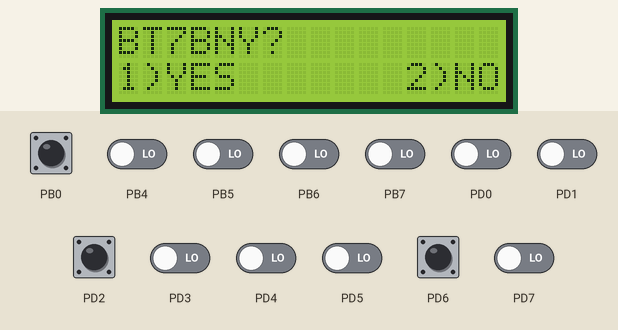
The program below on a simulated ATmega32, built with avr-gcc and emulated at 16 MHz. On the bench: 16×2 character LCD. Wiring (inferred from the names in the program): character LCD (HD44780): RS PB1; R/W PB2; E PB3; data PA4, PA5, PA6, PA7. The test bench sets the inputs (shaded band); at power-on: PB0, PB4–7, PD0–7 LOW.

Above: at 1.2 s.
1.3 s: PB0 pulled HIGH for 0.15 s
At 1.56 s:
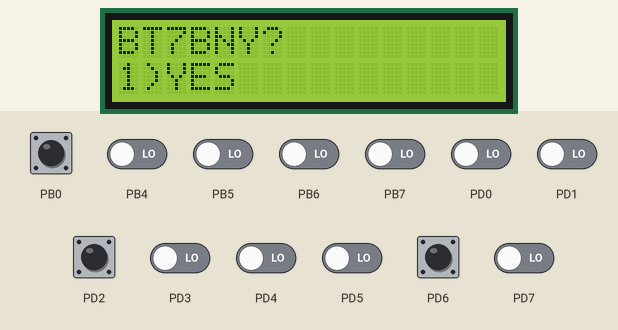
3.1 s: PD2 pulled HIGH for 0.15 s
At 3.7 s:
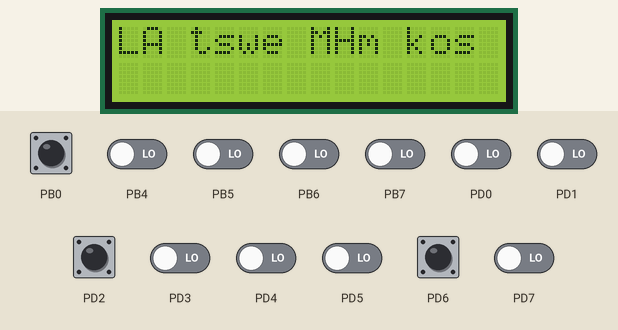
3.8 s: PD6 pulled HIGH for 0.15 s
At 4.4 s:
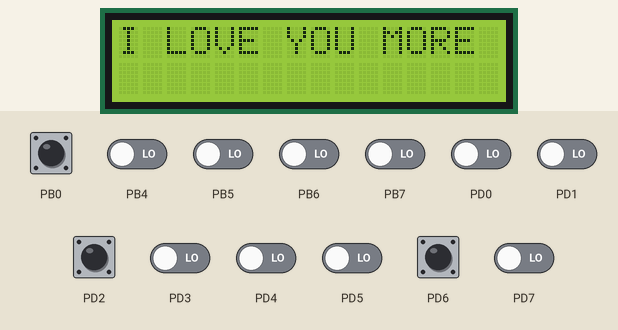
4.5 s: PB0 pulled HIGH for 1 s
At 6.3 s:
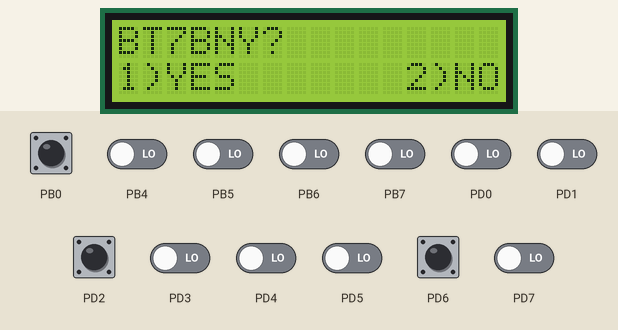
7.2 s: PD6 pulled HIGH for 1 s
At 8.6 s:
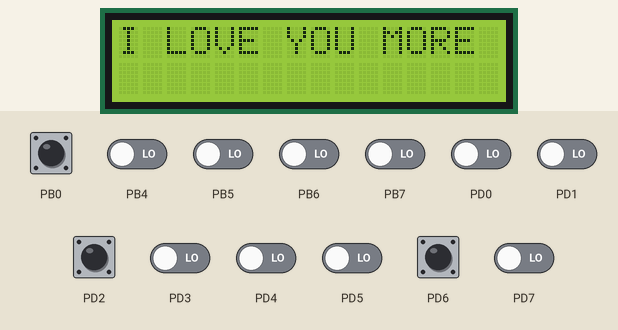
8.8 s: PD2 pulled HIGH for 1 s
At 11.1 s:
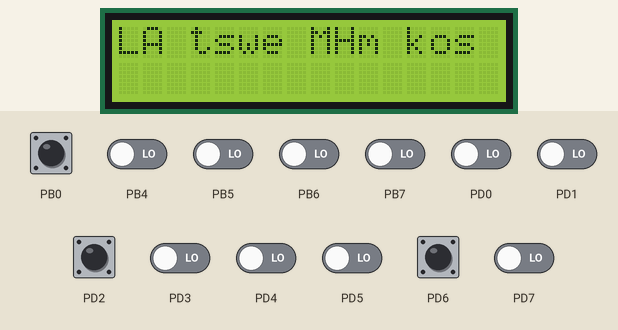
Timing chart, 0 to 11.4 s (numbered marks = the images above; inputs shaded):
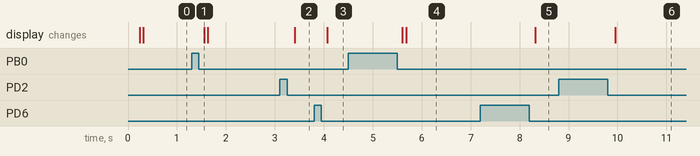

Measured:
- after the input at 1.3 s, the display: changes after 0.25 s (image 1)
- after the input at 3.1 s, the display: changes after 0.31 s (image 2)
- after the input at 3.8 s, the display: changes after 0.27 s (image 3)
- after the input at 4.5 s, the display: first changes after 1.1 s (image 4 shows a later state)
- after the input at 7.2 s, the display: changes after 1.1 s (image 5)
- after the input at 8.8 s, the display: changes after 1.2 s (image 6)

The program:

main.c
```c
/*
 * main.c
 *
 *  Created on: Oct 26, 2021
 *      Author: ALKODS
 */
#include "button.h"
#include "LCD.h"
void main (void)
{
	LCD_Init();
	Button_Init();
	LCD_WriteString("BT7BNY?");
	LCD_GoTo(1,0);
	LCD_WriteString("1)YES       2)NO");
	while(1)
	{
		if(Button_GetValue(BUTTON_2)==1)
		{
			LCD_Clear();
			LCD_WriteString("LA tswe MHm kos omak");
			//LCD_GoTo(1,0);
			//LCD_WriteString("dl3na");
		}
		if (Button_GetValue(BUTTON_1)==1)
		{
			LCD_Clear();
			//LCD_GoTo(1,0);
			LCD_WriteString("I LOVE YOU MORE");
		}
		if (Button_GetValue(BUTTON_0)==1)
		{
			LCD_Clear();
			LCD_WriteString("BT7BNY?");
			LCD_GoTo(1,0);
			LCD_WriteString("1)YES       2)NO");
		}

	}
}
```

LCD_Cfg.h
```c
/*
 * LCD_Cfg.h
 *
 *  Created on: Oct 26, 2021
 *      Author: ALKODS
 */

#ifndef LCD_CFG_H_
#define LCD_CFG_H_

#include  "DIO.h"

#define LCD_MODE	4        // leee 8 bit walh 4 bit

#define LCD_8BIT_CMD_PORT    	DIO_PORTD  // kadh kadh m4 h4t5l 8bit
#define LCD_8BIT_DATA_PORT		DIO_PORTC

#define LCD_4BIT_CMD_PORT    	DIO_PORTB
#define LCD_4BIT_DATA_PORT		DIO_PORTA

#define LCD_RS_PIN				DIO_PIN1
#define LCD_RW_PIN				DIO_PIN2
#define LCD_E_PIN				DIO_PIN3

#define D0_PIN					DIO_PIN0
#define D1_PIN					DIO_PIN1
#define D2_PIN					DIO_PIN2
#define D3_PIN					DIO_PIN3
#define D4_PIN					DIO_PIN4
#define D5_PIN					DIO_PIN5
#define D6_PIN					DIO_PIN6
#define D7_PIN					DIO_PIN7


#endif /* LCD_CFG_H_ */
```

LCD.c
```c
/*
 * LCD.c
 *
 *  Created on: Oct 26, 2021
 *      Author: ALKODS
 */

#include "LCD.h"
#include "MATHMATICS.h"

void LCD_Init(void)
{
#if LCD_MODE  ==  8 //init the pins dir in 8bit mode

	DIO_SetPinDir(LCD_8BIT_CMD_PORT,LCD_RS_PIN, DIO_PIN_OUTPUT );
	DIO_SetPinDir(LCD_8BIT_CMD_PORT,LCD_RW_PIN, DIO_PIN_OUTPUT );
	DIO_SetPinDir(LCD_8BIT_CMD_PORT,LCD_E_PIN, DIO_PIN_OUTPUT );
	DIO_SetPortDir(LCD_8BIT_DATA_PORT,DIO_PORT_OUTPUT);

	_delay_ms(100);
// send commands to lcd for init as 8 bit mode
	LCD_WriteCommand(0x38);  // sad3et kadh fun write 0x38
	LCD_WriteCommand(0x0c);     //kadh close cursor
	LCD_WriteCommand(0x01);    //kadh clear lcd
	LCD_WriteCommand(0x06);   // kadh cursor right or inc
	LCD_WriteCommand(0x02);  // kadh 3malth return to home
#elif LCD_MODE == 4 //init the pins dir in 4bit mode

	DIO_SetPinDir(LCD_4BIT_CMD_PORT,LCD_RS_PIN, DIO_PIN_OUTPUT );
	DIO_SetPinDir(LCD_4BIT_CMD_PORT,LCD_RW_PIN, DIO_PIN_OUTPUT );
	DIO_SetPinDir(LCD_4BIT_CMD_PORT,LCD_E_PIN, DIO_PIN_OUTPUT );

	DIO_SetPinDir(LCD_4BIT_DATA_PORT, D4_PIN, DIO_PIN_OUTPUT);
	DIO_SetPinDir(LCD_4BIT_DATA_PORT, D5_PIN, DIO_PIN_OUTPUT);
	DIO_SetPinDir(LCD_4BIT_DATA_PORT, D6_PIN, DIO_PIN_OUTPUT);
	DIO_SetPinDir(LCD_4BIT_DATA_PORT, D7_PIN, DIO_PIN_OUTPUT);

	_delay_ms(100);
	// send commands to lcd for init as 4 bit mode
	LCD_WriteCommand(0x33);
	LCD_WriteCommand(0x32);
	LCD_WriteCommand(0x28);

	LCD_WriteCommand(0x0c);     //kadh close cursor
	LCD_WriteCommand(0x01);    //kadh clear lcd
	LCD_WriteCommand(0x06);   // kadh cursor right or inc
	LCD_WriteCommand(0x02);  // kadh 3malth return to home
#endif
}

void LCD_WriteCommand(uint8 cmd)  // rs cmd reg walh data reg
{
 DIO_SetPinVal(LCD_4BIT_CMD_PORT,LCD_RS_PIN,DIO_PIN_LOW );
 DIO_SetPinVal(LCD_4BIT_CMD_PORT,LCD_RW_PIN,DIO_PIN_LOW );
 DIO_SetPinVal(LCD_4BIT_CMD_PORT,LCD_E_PIN,DIO_PIN_LOW );

 PORTA = (cmd & 0xf0)|(PORTA & 0x0f);

 DIO_SetPinVal(LCD_4BIT_CMD_PORT,LCD_E_PIN,DIO_PIN_HIGH);
 _delay_ms(1); // bta3 latch
 DIO_SetPinVal(LCD_4BIT_CMD_PORT,LCD_E_PIN,DIO_PIN_LOW );

 PORTA = (cmd << 4)|(PORTA & 0x0f);

 DIO_SetPinVal(LCD_4BIT_CMD_PORT,LCD_E_PIN,DIO_PIN_HIGH);
  _delay_ms(1); // bta3 latch
  DIO_SetPinVal(LCD_4BIT_CMD_PORT,LCD_E_PIN,DIO_PIN_LOW );

  _delay_ms(5);
}
void LCD_WriteChar(uint8 chr)
{
	 DIO_SetPinVal(LCD_4BIT_CMD_PORT,LCD_RS_PIN,DIO_PIN_HIGH ); // Rs High bass kadh htktb 3lah data reg
	 DIO_SetPinVal(LCD_4BIT_CMD_PORT,LCD_RW_PIN,DIO_PIN_LOW );
	 DIO_SetPinVal(LCD_4BIT_CMD_PORT,LCD_E_PIN,DIO_PIN_LOW );

	 PORTA = (chr & 0xf0)|(PORTA & 0x0f);

	 DIO_SetPinVal(LCD_4BIT_CMD_PORT,LCD_E_PIN,DIO_PIN_HIGH);
	 _delay_ms(1); // bta3 latch
	 DIO_SetPinVal(LCD_4BIT_CMD_PORT,LCD_E_PIN,DIO_PIN_LOW );

	 PORTA = (chr << 4)|(PORTA & 0x0f);

	 DIO_SetPinVal(LCD_4BIT_CMD_PORT,LCD_E_PIN,DIO_PIN_HIGH);
	  _delay_ms(1); // bta3 latch
	  DIO_SetPinVal(LCD_4BIT_CMD_PORT,LCD_E_PIN,DIO_PIN_LOW );

	  _delay_ms(5);
}

void LCD_WriteString(uint8* str)
{
uint8 i=0;
while(str[i] != '\0')
{
	LCD_WriteChar(str[i]);
	i++;
}
}
void LCD_GoTo(uint8 row , uint8  col) // 3az akteb feh ay mkan ana 3ayzh
{
uint8 pos[2]={0x80,0xc0};
LCD_WriteCommand(pos[row]+col);
}
void LCD_Clear(void)
{
LCD_WriteCommand(0x01);
}

void LCD_WriteInteger(sint32 num,uint8 kam_5ana)
{
	uint32 VALUE;
	if (num>=0)
	{
		for (uint8 i=kam_5ana;i>0;i--)
		{
			uint8 ASCII= 48;
			VALUE=(num % Pow_int(10,(i)) - num % Pow_int(10,(i-1))) / Pow_int(10,(i-1));
			for (uint8 j=0;j<=9;j++)
			{
				if (j==VALUE)
				{
					LCD_WriteChar(ASCII);
				}
				ASCII++;
			}
		}
	}
	else
	{
		LCD_WriteChar('-');
		num=num*(-1);
		for (uint8 i=kam_5ana;i>0;i--)
		{
			uint8 ASCII= 48;
			VALUE=(num % Pow_int(10,(i)) - num % Pow_int(10,(i-1))) / Pow_int(10,(i-1));
			for (uint8 j=0;j<=9;j++)
			{
				if (j==VALUE)
				{
					LCD_WriteChar(ASCII);
				}
				ASCII++;
			}
		}
	}

}
```

LCD.h
```c
/*
 * LCD.h
 *
 *  Created on: Oct 26, 2021
 *      Author: ALKODS
 */

#ifndef LCD_H_
#define LCD_H_

#include "LCD_Cfg.h"
#define F_CPU   16000000
#include <util\delay.h>


void LCD_Init(void);

void LCD_WriteCommand(uint8 cmd);  // rs cmd reg walh data reg

void LCD_WriteChar(uint8 chr);

void LCD_WriteString(uint8* str);

void LCD_GoTo(uint8 row , uint8  col);	// 3az akteb feh ay mkan ana 3ayzh

void LCD_Clear(void);

void LCD_WriteInteger(sint32 num,uint8 kam_5ana);

void LCD_Writefloat(f32 num,uint8 kam_5ana);

#endif /* LCD_H_ */
```

MATHMATICS.c
```c
/*
 * MATHMATICS.c
 *
 * Created: 11/10/2021 7:28:05 PM
 *  Author: alkods
 */


#include "MATHMATICS.h"

uint32 Pow_int(uint32 NUM, uint8 POWER)
{
	uint32 RESULT = 1;
	for (uint8 i=0;i<POWER;i++)
	{
		RESULT=RESULT*NUM;
	}
	return RESULT;
}


f32 Pow_float(f32 NUM, uint8 POWER)
{
	f32 RESULT = 1;
	for (uint8 i=0;i<POWER;i++)
	{
		RESULT=RESULT*NUM;
	}
	return RESULT;
}
```

MATHMATICS.h
```c
/*
 * MATHMATICS.h
 *
 * Created: 11/10/2021 7:28:29 PM
 *  Author: alkods
 */


#ifndef MATHMATICS_H_
#define MATHMATICS_H_

#include "STD.h"

uint32 Pow_int(uint32 NUM, uint8 POWER);
f32 Pow_float(f32 NUM, uint8 POWER);


#endif /* MATHMATICS_H_ */
```

STD.h
```c
/*
 * STD.h
 *
 *  Created on: Oct 22, 2021
 *      Author: ALKODS
 */

#ifndef STD_H_
#define STD_H_


typedef unsigned char         uint8   ;
typedef unsigned short int    uint16  ;
typedef unsigned long int     uint32  ;

typedef signed char           sint8   ;
typedef signed short int      sint16  ;
typedef signed long int       sint32  ;

typedef float                 f32  ;
typedef double                f64  ;
typedef long double           fint80  ;
#endif /* STD_H_ */
```

button.c
```c
/*
 * button.c
 *
 *  Created on: Nov 5, 2021
 *      Author: ALKODS
 */
#include "button.h"

void Button_Init(void)
{
	DIO_SetPinDir (DIO_PORTB,DIO_PIN0,DIO_PIN_INPUT);
	DIO_SetPinDir (DIO_PORTD,DIO_PIN2,DIO_PIN_INPUT);
	DIO_SetPinDir (DIO_PORTD,DIO_PIN6,DIO_PIN_INPUT);
}
uint8 Button_GetValue(uint8 BUTTON_NUMBER)
{
	uint8 value;
	switch (BUTTON_NUMBER)
	{
		case BUTTON_0:
		DIO_ReadPin( DIO_PORTB ,BUTTON_NUMBER  ,&value);
		while (GET_BIT(PINB,BUTTON_NUMBER)==1);
		_delay_ms(10);
		break;

		case BUTTON_1:
		DIO_ReadPin( DIO_PORTD ,BUTTON_NUMBER  ,&value);
		while (GET_BIT(PIND,BUTTON_NUMBER)==1);
		_delay_ms(10);
		break;

		case BUTTON_2:
		DIO_ReadPin( DIO_PORTD ,BUTTON_NUMBER  ,&value);
		while (GET_BIT(PIND,BUTTON_NUMBER)==1);
		_delay_ms(10);
		break;
	}
	return value;
}
```

button.h
```c
/*
 * button.h
 *
 *  Created on: Nov 5, 2021
 *      Author: ALKODS
 */

#ifndef BUTTON_H_
#define BUTTON_H_
#include "DIO.h"
#define F_CPU	16000000
#include <util/delay.h>

#define BUTTON_0	DIO_PIN0
#define BUTTON_1	DIO_PIN6
#define BUTTON_2	DIO_PIN2
typedef enum
{
	Not_Pressed,
	pressed
}Button_Status;
void Button_Init(void);
uint8 Button_GetValue (uint8 BUTTON_NUMBER);

#endif /* BUTTON_H_ */
```

Atmega32_Register.h
```c
/*
 * Atmega32_Register.h
 *
 *  Created on: Oct 22, 2021
 *      Author: ALKODS
 */

#ifndef ATMEGA32_REGISTER_H_
#define ATMEGA32_REGISTER_H_
#include "STD.h"

#define PORTA			*((uint8*)0x3B)
#define DDRA			*((uint8*)0x3A)
#define PINA			*((volatile uint8*)0x39)

#define PORTB			*((uint8*)0x38)
#define DDRB			*((uint8*)0x37)
#define PINB			*((volatile uint8*)0x36)

#define PORTC			*((uint8*)0x35)
#define DDRC			*((uint8*)0x34)
#define PINC			*((volatile uint8*)0x33)

#define PORTD			*((uint8*)0x32)
#define DDRD			*((uint8*)0x31)
#define PIND			*((volatile uint8*)0x30)

#endif /* ATMEGA32_REGISTER_H_ */
```

BIT_Math.h
```c
/*
 * BIT_Math.h
 *
 *  Created on: Oct 22, 2021
 *      Author: ALKODS
 */

#ifndef BIT_MATH_H_
#define BIT_MATH_H_

#define SET_BIT(REG,BIT) (REG|=(1<<BIT))
#define CLR_BIT(REG,BIT) (REG&=~(1<<BIT))
#define TOGGLE_BIT(REG,BIT) (REG^=(1<<BIT))
#define GET_BIT(REG,BIT) ((REG>>BIT)&(0x01))
#endif /* BIT_MATH_H_ */
```

DIO.c
```c
/*
 * DIO.c

 *
 *  Created on: Oct 22, 2021
 *      Author: ALKODS
 */
#include "DIO.h"

void DIO_SetPortDir(uint8 Port , uint8 Dir)
{
	switch (Port)
	{
	case DIO_PORTA :
	DDRA = Dir ;
	break;
	case DIO_PORTB :
		DDRB = Dir ;
		break;
	case DIO_PORTC :
		DDRC = Dir ;
		break;
	case DIO_PORTD :
		DDRD = Dir ;
		break;
	default :
		break;
	}

}
void DIO_SetPinDir( uint8 Port , uint8 Pin    ,uint8 Dir    )
{
	switch (Dir)
	{
	case DIO_PIN_OUTPUT:
		switch(Port)

		{
		case DIO_PORTA:
	SET_BIT(DDRA,Pin);
		break;

		case DIO_PORTB:
		SET_BIT(DDRB,Pin);
			break;

		case DIO_PORTC:
		SET_BIT(DDRC,Pin);
			break;

		case DIO_PORTD:
		SET_BIT(DDRD,Pin);
			break;

		default :
			break;
	}
		break;

		case DIO_PIN_INPUT:
			switch(Port)

			{
			case DIO_PORTA:
		CLR_BIT(DDRA,Pin);
			break;

			case DIO_PORTB:
			CLR_BIT(DDRB,Pin);
				break;

			case DIO_PORTC:
			CLR_BIT(DDRC,Pin);
				break;

			case DIO_PORTD:
			CLR_BIT(DDRD,Pin);
				break;

			default :
				break;

}
	}
}
void DIO_SetPortVal(uint8 Port , uint8 Val)
{
	switch (Port)
		{
		case DIO_PORTA :
			PORTA = Val ;
		break;
		case DIO_PORTB :
			PORTB = Val ;
			break;
		case DIO_PORTC :
			PORTC = Val ;
			break;
		case DIO_PORTD :
			PORTD = Val ;
			break;
		default :
			break;
		}
}
void DIO_SetPinVal( uint8 Port , uint8 Pin    ,uint8 Val  )
{
	switch (Val)
		{
		case DIO_PIN_HIGH:
			switch(Port)

			{
			case DIO_PORTA:
		SET_BIT(PORTA,Pin);
			break;

			case DIO_PORTB:
			SET_BIT(PORTB,Pin);
				break;

			case DIO_PORTC:
			SET_BIT(PORTC,Pin);
				break;

			case DIO_PORTD:
			SET_BIT(PORTD,Pin);
				break;

			default :
				break;
		}
			break;

			case DIO_PIN_LOW:
				switch(Port)

				{
				case DIO_PORTA:
			CLR_BIT(PORTA,Pin);
				break;

				case DIO_PORTB:
				CLR_BIT(PORTB,Pin);
					break;

				case DIO_PORTC:
				CLR_BIT(PORTC,Pin);
					break;

				case DIO_PORTD:
				CLR_BIT(PORTD,Pin);
					break;

				default :
					break;

	}
		}
}
void DIO_ReadPort(uint8 Port , uint8* Val)
{
	switch (Port)
			{
			case DIO_PORTA :
				*Val=PINA ;
			break;
			case DIO_PORTB :
				*Val = PINB ;
				break;
			case DIO_PORTC :
				*Val = PINC ;
				break;
			case DIO_PORTD :
				*Val = PIND ;
				break;
			default :
				break;
			}
}
void DIO_ReadPin( uint8 Port , uint8 Pin    ,uint8* Val    )
{
	switch (Port)
				{
				case DIO_PORTA :
					*Val= GET_BIT(PINA,Pin);
				break;
				case DIO_PORTB :
					*Val = GET_BIT(PINB,Pin);
					break;
				case DIO_PORTC :
					*Val = GET_BIT(PINC,Pin);
					break;
				case DIO_PORTD :
					*Val = GET_BIT(PIND,Pin);
					break;
				default :
					break;
				}
}

void DIO_TogglePin(uint8 Port , uint8 Pin)
{
	switch(Port)

					{
					case DIO_PORTA:
				TOGGLE_BIT(PORTA,Pin);
					break;

					case DIO_PORTB:
					TOGGLE_BIT(PORTB,Pin);
						break;

					case DIO_PORTC:
					TOGGLE_BIT(PORTC,Pin);
						break;

					case DIO_PORTD:
					TOGGLE_BIT(PORTD,Pin);
						break;

					default :
						break;

		}
}
```

DIO.h
```c
/*
 * DIO.h
 *
 *  Created on: Oct 22, 2021
 *      Author: ALKODS
 */

#ifndef DIO_H_
#define DIO_H_
#include "ATmega32_Register.h"
#include "BIT_Math.h"

#define DIO_PORTA			0
#define DIO_PORTB			1
#define DIO_PORTC			2
#define DIO_PORTD			3

#define DIO_PIN0				0
#define DIO_PIN1				1
#define DIO_PIN2				2
#define DIO_PIN3				3
#define DIO_PIN4				4
#define DIO_PIN5				5
#define DIO_PIN6				6
#define DIO_PIN7				7

#define DIO_PIN_OUTPUT			1
#define DIO_PIN_INPUT			0

#define DIO_PORT_OUTPUT			0XFF
#define DIO_PORT_INPUT			0X00


#define DIO_PIN_HIGH			1
#define DIO_PIN_LOW				0

#define DIO_PORT_HIGH			0XFF
#define DIO_PORT_LOW			0X00

void DIO_SetPortDir(uint8 Port , uint8 Dir);
void DIO_SetPinDir( uint8 Port , uint8 Pin    ,uint8 Dir    );

void DIO_SetPortVal(uint8 Port , uint8 Val);
void DIO_SetPinVal( uint8 Port , uint8 Pin    ,uint8 Val  );

void DIO_ReadPort(uint8 Port , uint8* Val);
void DIO_ReadPin( uint8 Port , uint8 Pin    ,uint8* Val    );

void DIO_TogglePin(uint8 Port , uint8 Pin);


#endif /* DIO_H_ */
```
